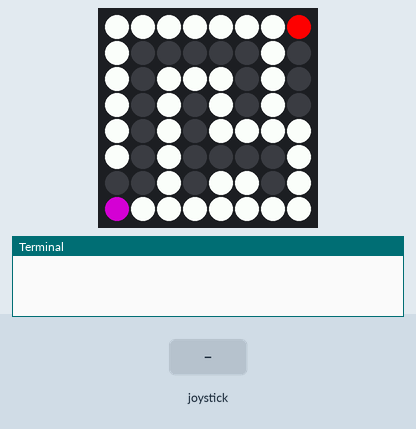
This program was run on a simulated Raspberry Pi (BCM pin numbers) with a Sense HAT. On the bench: the Sense HAT's 8×8 RGB LED matrix, the last lines printed to the terminal. Inputs (shaded band) come from the test bench.

Above: at 1.2 s.
1.3 s: joystick pushed up
At 1.8 s:
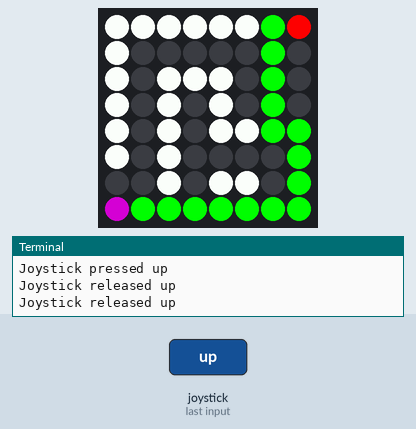
2.8 s: joystick pushed right
At 4.2 s:
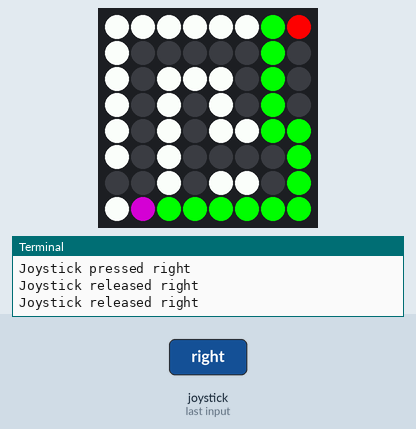
Timing chart, 0 to 5.8 s (numbered marks = the images above; inputs shaded):
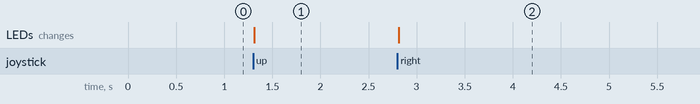

The program:

Pjt3_MinimumPath.py
```python
from sense_hat import SenseHat
from collections import deque

sense = SenseHat()

# 맵을 정의합니다
Map = [
    [0, 0, 0, 0, 0, 0, 1, 0],
    [0, 1, 1, 1, 1, 1, 1, 0],
    [0, 1, 0, 0, 0, 0, 0, 0],
    [0, 1, 0, 1, 1, 1, 1, 0],
    [0, 1, 0, 0, 0, 1, 0, 0],
    [0, 1, 1, 1, 0, 1, 0, 0],
    [0, 0, 0, 0, 0, 1, 1, 0],
    [0, 1, 1, 1, 0, 0, 0, 0]
]

purple = (128, 0, 128)
red = (255, 0, 0)
green = (0, 255, 0)
black = (0, 0, 0)
white = (255, 255, 255)

current_r = 0
current_c = 7
target_r = 7
target_c = 0

total_path = []
dr = [-1, 1, 0, 0]
dc = [0, 0, -1, 1]


def BFS():

    Visited = [[(-1, -1) for _ in range(8)] for _ in range(8)]

    # 큐를 초기화하고 시작 위치를 추가합니다
    queue = deque()
    queue.append((current_r, current_c))
    Visited[current_r][current_c] = (-1, -1)

    while queue:
        nowRow, nowCol = queue.popleft()

        if nowRow == target_r and nowCol == target_c:
            # 목표 위치에 도달하면 경로를 표시합니다
            backRow, backCol = Visited[nowRow][nowCol]
            sense.set_pixel(nowRow, nowCol, red)
            while backRow != current_r or backCol != current_c:

                sense.set_pixel(backRow, backCol, green)
                backRow, backCol = Visited[backRow][backCol]

        for d in range(len(dr)):
            nextRow, nextCol = nowRow + dr[d], nowCol + dc[d]
            if nextRow < 0 or nextCol < 0 or nextRow >= 8 or nextCol >= 8:
                continue
            if Visited[nextRow][nextCol] != (-1, -1) or Map[nextRow][nextCol] == 1:
                continue
            Visited[nextRow][nextCol] = (nowRow, nowCol)
            queue.append((nextRow, nextCol))

def refresh():
    # LED 매트릭스 초기화
    for i in range(8):
        for j in range(8):
            if Map[i][j] == 1:
                sense.set_pixel(i, j, black)
            else:
                sense.set_pixel(i, j, white)


refresh()
sense.set_pixel(current_r, current_c, purple)
sense.set_pixel(target_r, target_c, red)

while True:
    temp_r = current_r
    temp_c = current_c

    event = sense.stick.wait_for_event()

    print("Joystick {} {}".format(event.action, event.direction))

    # 조이스틱 이벤트 처리
    if event.action == "pressed":
        if event.direction == "up":
            current_c = max(current_c - 1, 0)
        elif event.direction == "down":
            current_c = min(current_c + 1, 7)
        elif event.direction == "left":
            current_r = max(current_r - 1, 0)
        elif event.direction == "right":
            current_r = min(current_r + 1, 7)

    # 벽에 부딪혔을 경우 이전 위치로 되돌립니다
    if Map[current_r][current_c] == 1:
        current_r = temp_r
        current_c = temp_c
    else:
        sense.set_pixel(temp_r, temp_c, white)

    refresh()
    BFS()  # BFS로 경로 찾기
    sense.set_pixel(current_r, current_c, purple)

    print("Joystick {} {}".format(event.action, event.direction))
```

Measured:
- after the input at 1.3 s, the LEDs: change at once (image 1)
- after the input at 2.8 s, the LEDs: change at once (image 2)
